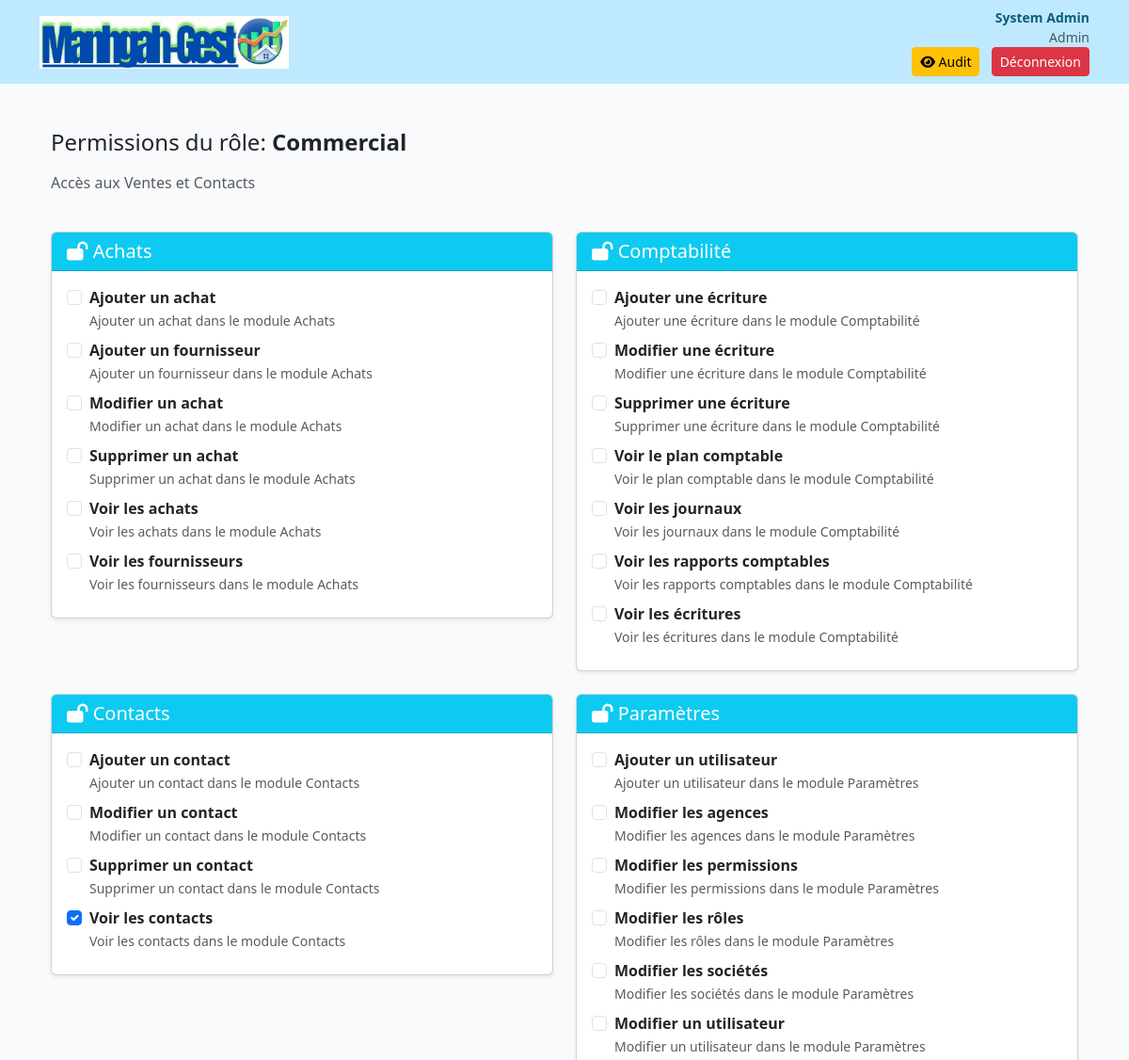
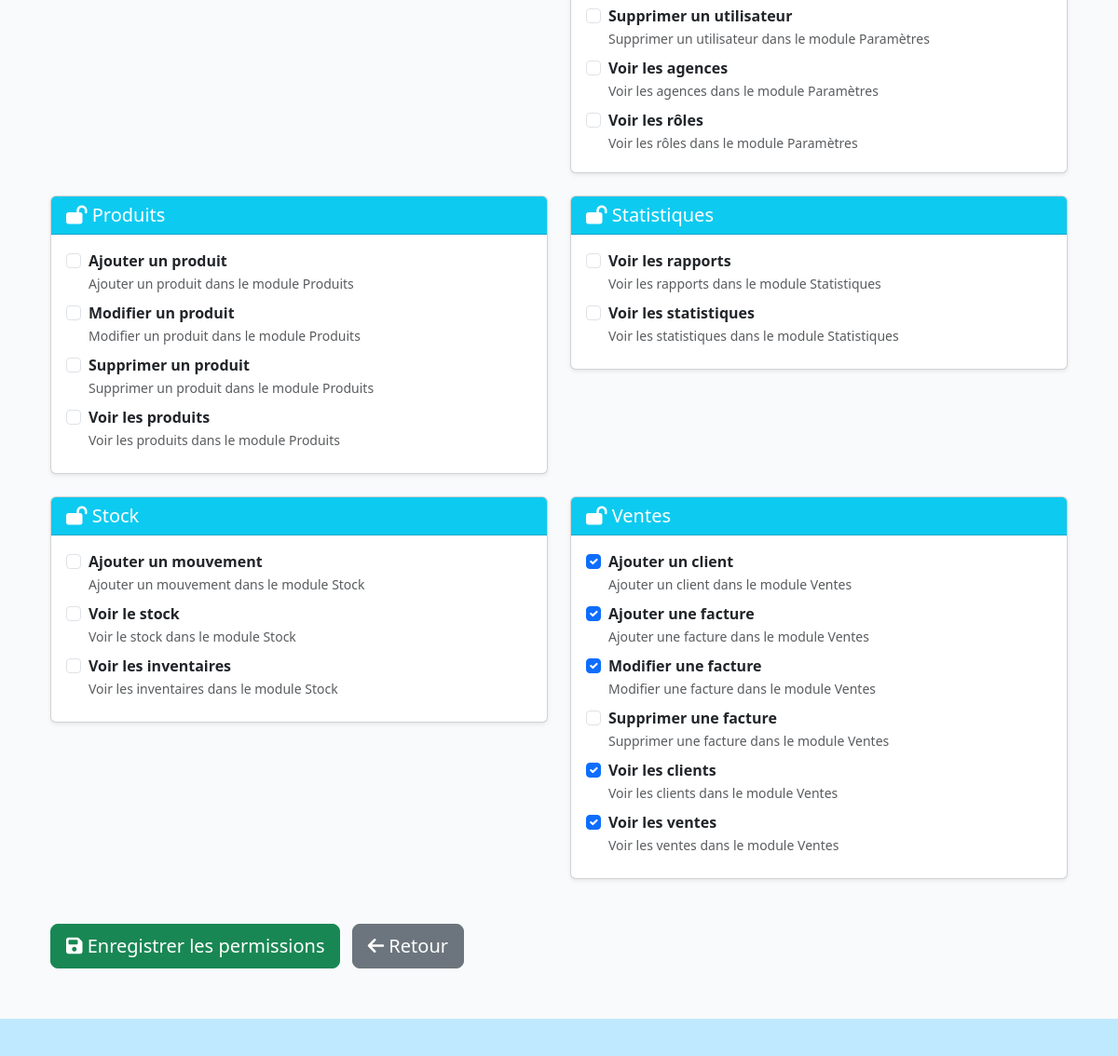
Page /roles/4/permissions/ (signed in) on the committed database (2 pictures, top to bottom).
### core/models.py (models this page shows, shortened)
class UtilisateurProfile(models.Model):
    user = models.OneToOneField('auth.User', on_delete=models.CASCADE, verbose_name='Compte auth')
    societe = models.ForeignKey(Societe, on_delete=models.PROTECT, verbose_name='Société')
    agence = models.ForeignKey(Agence, on_delete=models.SET_NULL, blank=True, null=True, verbose_name='Agence')
    role = models.ForeignKey(Role, on_delete=models.PROTECT, verbose_name='Rôle')
    nom = models.CharField(max_length=100, verbose_name='Nom')
    prenom = models.CharField(max_length=100, verbose_name='Prénom')
    email = models.EmailField(max_length=100, unique=True, verbose_name='Email')
    telephone = models.CharField(max_length=20, blank=True, null=True, verbose_name='Téléphone')
    photo = models.CharField(max_length=255, blank=True, null=True, verbose_name='Photo')
    actif = models.BooleanField(default=True, verbose_name='Actif')
    derniere_connexion = models.DateTimeField(blank=True, null=True, verbose_name='Dernière Connexion')
    date_creation = models.DateTimeField(auto_now_add=True, verbose_name='Date Création')
    date_modification = models.DateTimeField(auto_now=True, verbose_name='Date Modification')
    class Meta:
        verbose_name = 'Utilisateur'
        verbose_name_plural = 'Utilisateurs'
        ordering = ['nom', 'prenom']
        indexes = [
            models.Index(fields=['societe', 'agence', 'actif']),
        ]

class Role(models.Model):
    DIRECTION_CHOICES = [
        ('Direction Commerciale', 'Direction Commerciale'),
        ('Direction des Achats', 'Direction des Achats'),
        ('Direction des Ressources Humaines', 'Direction des Ressources Humaines'),
        ('Direction de la Production', 'Direction de la Production'),
        ('Direction Logistique & Stock', 'Direction Logistique & Stock'),
        ('Direction Informatique', 'Direction Informatique'),
        ('Direction Juridique', 'Direction Juridique'),
        ('Direction des Projets', 'Direction des Projets'),
    ]
    nom = models.CharField(max_length=50, unique=True, verbose_name='Nom du rôle')
    direction = models.CharField(max_length=50, choices=DIRECTION_CHOICES, blank=True, null=True, verbose_name='Direction')
    description = models.TextField(blank=True, null=True, verbose_name='Description')
    niveau_acces = models.IntegerField(default=1, verbose_name='Niveau d’accès')
    actif = models.BooleanField(default=True, verbose_name='Actif')
    created_at = models.DateTimeField(auto_now_add=True, verbose_name='Créé le')
    class Meta:
        verbose_name = 'Rôle'
        verbose_name_plural = 'Rôles'
        ordering = ['direction', 'niveau_acces', 'nom']
    def __str__(self):
        return self.nom

class AppPermission(models.Model):
    nom_permission = models.CharField(max_length=100, unique=True, verbose_name='Nom de la permission')
    code_permission = models.CharField(max_length=50, unique=True, verbose_name='Code permission')
    module = models.CharField(max_length=50, verbose_name='Module', db_index=True)
    description = models.TextField(blank=True, null=True, verbose_name='Description')
    date_creation = models.DateTimeField(auto_now_add=True, verbose_name='Date Création')
    class Meta:
        verbose_name = 'Permission'
        verbose_name_plural = 'Permissions'
        ordering = ['module', 'nom_permission']

### core/views.py (the view, shortened to what this page needs)
# urls.py: path('roles/<int:pk>/permissions/', views.role_permissions, name='role_permissions'),
@login_required
def role_permissions(request, pk):
    if not request.user.is_superuser:
        messages.error(request, "Accès réservé à l'administrateur.")
        return redirect('accueil')
    role = get_object_or_404(Role, pk=pk)
    current_permissions = RolePermission.objects.filter(role=role).values_list('permission_id', flat=True)
    all_permissions = AppPermission.objects.all().order_by('module', 'nom_permission')
    permissions_by_module = {}
    for perm in all_permissions:
        if perm.module not in permissions_by_module:
            permissions_by_module[perm.module] = []
        permissions_by_module[perm.module].append({
            'id': perm.id,
            'nom': perm.nom_permission,
            'code': perm.code_permission,
            'description': perm.description,
            'checked': perm.id in current_permissions
        })
    return render(request, 'core/role_permissions.html', {
        'role': role,
        'permissions_by_module': permissions_by_module,
    })

### templates/core/role_permissions.html (shortened to what this page needs)
{% extends 'core/base.html' %}
{% block content %}
<div class="container-fluid py-4">
  <div class="row mb-4">
    <div class="col-12">
      <h2 class="h4 mb-3">Permissions du rôle: <strong>{{ role.nom }}</strong></h2>
      <p class="text-muted">{{ role.description }}</p>
    </div>
  </div>
  <form method="post" class="needs-validation">
    <div class="row">
      {% for module, perms in permissions_by_module.items %}
      <div class="col-lg-6 mb-4">
        <div class="card shadow-sm">
          <div class="card-header bg-info text-white">
            <h5 class="mb-0">
              <i class="fas fa-lock-open"></i> {{ module }}
            </h5>
          </div>
          <div class="card-body">
            <div class="permission-list">
              {% for perm in perms %}
              <div class="form-check mb-2">
                <input class="form-check-input" type="checkbox" name="permissions"
                       value="{{ perm.id }}" id="perm_{{ perm.id }}"
                       {% if perm.checked %}checked{% endif %}>
                <label class="form-check-label" for="perm_{{ perm.id }}">
                  <strong>{{ perm.nom }}</strong>
                  {% if perm.description %}
                  <br>
                  <small class="text-muted">{{ perm.description }}</small>
                  {% endif %}
                </label>
              </div>
              {% endfor %}
            </div>
          </div>
        </div>
      </div>
      {% endfor %}
    </div>
    <div class="row mt-4">
      <div class="col-12">
        <button type="submit" class="btn btn-success btn-lg">
          <i class="fas fa-save"></i> Enregistrer les permissions
        </button>
        <a href="{% url 'role_list' %}{% if request.GET.embed == '1' %}?embed=1&from_parametres=1{% endif %}" class="btn btn-secondary btn-lg ms-2">
          <i class="fas fa-arrow-left"></i> Retour
        </a>
      </div>
    </div>
  </form>
</div>
{% endblock %}

### templates/core/base.html (shortened to what this page needs)
{% load static %}
<!doctype html>
<html lang="fr">
  <head>
    <link href="https://cdn.jsdelivr.net/npm/bootstrap@5.3.2/dist/css/bootstrap.min.css" rel="stylesheet">
    <link href="https://cdnjs.cloudflare.com/ajax/libs/font-awesome/6.4.0/css/all.min.css" rel="stylesheet">
    <link rel="stylesheet" href="{% static 'css/style.css' %}">
  </head>
  <body {% if request.GET.standalone == '1' %}class="standalone-layout"{% endif %}>
    <div class="topbar bg-lightblue py-2">
      <div class="container d-flex align-items-center justify-content-between">
        <div class="d-flex align-items-center">
          <div class="logo me-3">
            <img src="{% static 'img/logo.png' %}" alt="Manhgah-Gest"
                 style="height:56px; width:auto; display:block;"
                 onerror="this.style.display='none'; this.nextElementSibling.style.display='inline'">
          </div>
        </div>
        <div class="text-end">
          {% if user.is_authenticated %}
            {% if user.utilisateurprofile.prenom %}
              <span class="small fw-bold d-block" style="color:#0b5d7a;">{{ user.utilisateurprofile.prenom }} {{ user.utilisateurprofile.nom }}</span>
              <span class="small text-muted d-block">{{ user.utilisateurprofile.role }}</span>
            {% else %}
              <span class="small fw-bold d-block" style="color:#0b5d7a;">{{ user.username }}</span>
            {% endif %}
            {% if user.is_superuser %}
              <a href="{% url 'activity_log' %}" class="btn btn-sm btn-warning me-2">
                <i class="fa-solid fa-eye"></i> Audit
              </a>
            {% endif %}
            <a href="{% url 'logout' %}" class="btn btn-sm btn-danger">Déconnexion</a>
          {% else %}
            <a href="{% url 'login' %}" class="btn btn-sm btn-primary">Connexion</a>
          {% endif %}
        </div>
      </div>
    </div>
    <main class="{% if request.GET.standalone == '1' %}container-fluid px-3 px-md-4 py-4{% else %}container my-4{% endif %}">
      {% block content %}{% endblock %}
    </main>
    {% if request.GET.standalone != '1' %}
    <footer class="footerbar bg-lightblue">
      <div class="container">&nbsp;</div>
    </footer>
    {% endif %}
  </body>
</html>

### static/css/style.css (style rules this page uses)
:root { --purple:#7c3aed }
:root { --purple:#7c3aed; --lightblue:#bfe9ff; --teal:#0ea5a4; --green:#16a34a; --red:#ef4444; --yellow:#f59e0b; --blue:#06b6d4 }
body { background:#f8fafc }
.topbar { background:var(--lightblue); }
.logo { font-weight:700;color:#0b5d7a }
.footerbar { height:40px;background:var(--lightblue);margin-top:30px }

### templates/core/role_permissions.html (style rules this page uses)
.permission-list { max-height: 500px; overflow-y: auto; }

### rows in the picture
Role: nom "Commercial", description "Accès aux Ventes et Contacts"
AppPermission: permissions_by_module "Achats", nom "Ajouter un achat", description "Ajouter un achat dans le module Achats"
AppPermission: nom "Ajouter un fournisseur", description "Ajouter un fournisseur dans le module Achats"
AppPermission: nom "Modifier un achat", description "Modifier un achat dans le module Achats"
AppPermission: nom "Supprimer un achat", description "Supprimer un achat dans le module Achats"
AppPermission: nom "Voir les achats", description "Voir les achats dans le module Achats"
AppPermission: nom "Voir les fournisseurs", description "Voir les fournisseurs dans le module Achats"
AppPermission: permissions_by_module "Comptabilité", nom "Ajouter une écriture", description "Ajouter une écriture dans le module Comptabilité"
AppPermission: nom "Modifier une écriture", description "Modifier une écriture dans le module Comptabilité"
AppPermission: nom "Supprimer une écriture", description "Supprimer une écriture dans le module Comptabilité"
AppPermission: nom "Voir le plan comptable", description "Voir le plan comptable dans le module Comptabilité"
AppPermission: nom "Voir les journaux", description "Voir les journaux dans le module Comptabilité"
AppPermission: nom "Voir les rapports comptables", description "Voir les rapports comptables dans le module Comptabilité"
AppPermission: nom "Voir les écritures", description "Voir les écritures dans le module Comptabilité"
AppPermission: permissions_by_module "Contacts", nom "Ajouter un contact", description "Ajouter un contact dans le module Contacts"
AppPermission: nom "Modifier un contact", description "Modifier un contact dans le module Contacts"
AppPermission: nom "Supprimer un contact", description "Supprimer un contact dans le module Contacts"
AppPermission: nom "Voir les contacts", description "Voir les contacts dans le module Contacts"
AppPermission: permissions_by_module "Paramètres", nom "Ajouter un utilisateur", description "Ajouter un utilisateur dans le module Paramètres"
AppPermission: nom "Modifier les agences", description "Modifier les agences dans le module Paramètres"
AppPermission: nom "Modifier les permissions", description "Modifier les permissions dans le module Paramètres"
AppPermission: nom "Modifier les rôles", description "Modifier les rôles dans le module Paramètres"
AppPermission: nom "Modifier les sociétés", description "Modifier les sociétés dans le module Paramètres"
AppPermission: nom "Modifier un utilisateur", description "Modifier un utilisateur dans le module Paramètres"
AppPermission: nom "Supprimer un utilisateur", description "Supprimer un utilisateur dans le module Paramètres"
AppPermission: nom "Voir les agences", description "Voir les agences dans le module Paramètres"
AppPermission: nom "Voir les rôles", description "Voir les rôles dans le module Paramètres"
AppPermission: permissions_by_module "Produits", nom "Ajouter un produit", description "Ajouter un produit dans le module Produits"
AppPermission: nom "Modifier un produit", description "Modifier un produit dans le module Produits"
AppPermission: nom "Supprimer un produit", description "Supprimer un produit dans le module Produits"
AppPermission: nom "Voir les produits", description "Voir les produits dans le module Produits"
AppPermission: permissions_by_module "Statistiques", nom "Voir les rapports", description "Voir les rapports dans le module Statistiques"
AppPermission: nom "Voir les statistiques", description "Voir les statistiques dans le module Statistiques"
AppPermission: permissions_by_module "Stock", nom "Ajouter un mouvement", description "Ajouter un mouvement dans le module Stock"
AppPermission: nom "Voir le stock", description "Voir le stock dans le module Stock"
AppPermission: nom "Voir les inventaires", description "Voir les inventaires dans le module Stock"
AppPermission: permissions_by_module "Ventes", nom "Ajouter un client", description "Ajouter un client dans le module Ventes"
AppPermission: nom "Ajouter une facture", description "Ajouter une facture dans le module Ventes"
AppPermission: nom "Modifier une facture", description "Modifier une facture dans le module Ventes"
AppPermission: nom "Supprimer une facture", description "Supprimer une facture dans le module Ventes"
AppPermission: nom "Voir les clients", description "Voir les clients dans le module Ventes"
AppPermission: nom "Voir les ventes", description "Voir les ventes dans le module Ventes"

### other values in the picture
{{ user.utilisateurprofile.prenom }} "System"
{{ user.utilisateurprofile.nom }} "Admin"
{{ user.utilisateurprofile.role }} "Admin"
